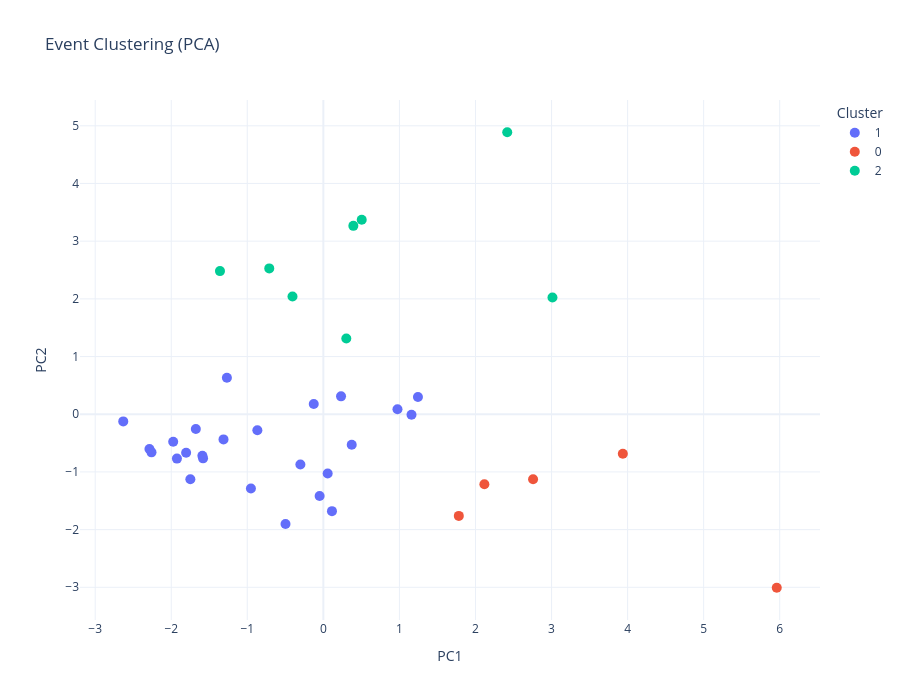

The code cell stored with this chart in its notebook:
### Code cell
import pandas as pd
import numpy as np
from pathlib import Path

from sklearn.cluster import KMeans
from sklearn.decomposition import PCA

import plotly.express as px

# ============================================================
# Config
# ============================================================
BASE_DIR = Path("./")

INPUT_FILE = BASE_DIR / "event_representation_matrix_window0_scaled.csv"

OUT_DIR = BASE_DIR / "event_clustering_outputs"
OUT_DIR.mkdir(exist_ok=True)

N_CLUSTERS = 3
RANDOM_STATE = 42

# ============================================================
# 1. Load
# ============================================================
df = pd.read_csv(INPUT_FILE)
df["Date"] = pd.to_datetime(df["Date"])

feature_cols = [col for col in df.columns if col != "Date"]
X = df[feature_cols].values

print(f"[INFO] N events: {len(df)}")
print(f"[INFO] Features: {feature_cols}")

# ============================================================
# 2. KMeans Clustering
# ============================================================
kmeans = KMeans(
    n_clusters=N_CLUSTERS,
    random_state=RANDOM_STATE,
    n_init=20
)

labels = kmeans.fit_predict(X)
df["Cluster"] = labels.astype(str)   # plotly color 구분용 문자열 변환

# ============================================================
# 3. Cluster Centroid
# ============================================================
centroids = pd.DataFrame(
    kmeans.cluster_centers_,
    columns=feature_cols
)
centroids["Cluster"] = range(N_CLUSTERS)

# ============================================================
# 4. PCA (2D 시각화용)
# ============================================================
pca = PCA(n_components=2)
X_pca = pca.fit_transform(X)

df["PC1"] = X_pca[:, 0]
df["PC2"] = X_pca[:, 1]

# hover에 보기 좋게 날짜 문자열 추가
df["Date_str"] = df["Date"].dt.strftime("%Y-%m-%d")

# ============================================================
# 5. Save
# ============================================================
df.to_csv(OUT_DIR / "event_cluster_result.csv", index=False)
centroids.to_csv(OUT_DIR / "event_cluster_centroids.csv", index=False)

df[["Date", "Cluster", "PC1", "PC2"]].to_csv(
    OUT_DIR / "event_cluster_pca.csv", index=False
)

# ============================================================
# 6. Interactive Plot (Plotly)
# ============================================================
fig = px.scatter(
    df,
    x="PC1",
    y="PC2",
    color="Cluster",
    hover_data={
        "Date_str": True,
        "Cluster": True,
        "PC1": ':.4f',
        "PC2": ':.4f',
        "Date": False
    },
    title="Event Clustering (PCA)",
    width=900,
    height=700
)

fig.update_traces(
    marker=dict(size=10),
    selector=dict(mode="markers")
)

fig.update_layout(
    xaxis_title="PC1",
    yaxis_title="PC2",
    legend_title="Cluster",
    template="plotly_white"
)

# HTML 저장
fig.write_html(OUT_DIR / "event_cluster_pca_interactive.html")

print("[INFO] Clustering done")
print(f"[INFO] Interactive plot saved to: {OUT_DIR / 'event_cluster_pca_interactive.html'}")

# VS Code / Jupyter에서 바로 표시
fig.show()

### Figure 1 — Plotly figure (JSON) as saved in the notebook; plotly's stock layout.template omitted (floating-point values rounded to 4 significant figures)
{"data": [{"customdata": [["2020-10-22", "1", "2020-10-22T00:00:00"], ["2020-10-28", "1", "2020-10-28T00:00:00"], ["2020-11-04", "1", "2020-11-04T00:00:00"], ["2021-02-01", "1", "2021-02-01T00:00:00"], ["2021-06-17", "1", "2021-06-17T00:00:00"], ["2022-03-01", "1", "2022-03-01T00:00:00"], ["2022-03-07", "1", "2022-03-07T00:00:00"], ["2022-06-13", "1", "2022-06-13T00:00:00"], ["2022-07-28", "1", "2022-07-28T00:00:00"], ["2022-11-10", "1", "2022-11-10T00:00:00"], ["2022-11-17", "1", "2022-11-17T00:00:00"], ["2022-12-20", "1", "2022-12-20T00:00:00"], ["2023-01-03", "1", "2023-01-03T00:00:00"], ["2023-05-11", "1", "2023-05-11T00:00:00"], ["2023-10-02", "1", "2023-10-02T00:00:00"], ["2023-10-16", "1", "2023-10-16T00:00:00"], ["2024-02-15", "1", "2024-02-15T00:00:00"], ["2024-04-10", "1", "2024-04-10T00:00:00"], ["2024-04-30", "1", "2024-04-30T00:00:00"], ["2024-11-06", "1", "2024-11-06T00:00:00"], ["2025-01-13", "1", "2025-01-13T00:00:00"], ["2025-02-03", "1", "2025-02-03T00:00:00"], ["2025-04-03", "1", "2025-04-03T00:00:00"], ["2025-11-13", "1", "2025-11-13T00:00:00"], ["2025-12-29", "1", "2025-12-29T00:00:00"]], "hovertemplate": "Cluster=%{customdata[1]}<br>PC1=%{x:.4f}<br>PC2=%{y:.4f}<br>Date_str=%{customdata[0]}<extra></extra>", "legendgroup": "1", "marker": {"color": "#636efa", "size": 10, "symbol": "circle"}, "mode": "markers", "name": "1", "orientation": "v", "showlegend": true, "type": "scatter", "x": [1.243, 1.159, -0.1266, -1.591, -0.9524, -1.268, -2.26, -1.313, -1.926, -1.677, 0.2324, 0.113, -2.631, -1.749, -0.3023, -1.974, -0.04933, 0.3729, -2.287, -1.582, 0.05638, -1.805, 0.9745, -0.8678, -0.4978], "xaxis": "x", "y": [0.299, -0.008644, 0.1762, -0.7206, -1.288, 0.6316, -0.661, -0.4362, -0.7694, -0.2565, 0.3099, -1.68, -0.1239, -1.127, -0.8728, -0.4777, -1.418, -0.5299, -0.6015, -0.7645, -1.029, -0.6685, 0.08519, -0.278, -1.904], "yaxis": "y"}, {"customdata": [["2020-11-09", "0", "2020-11-09T00:00:00"], ["2024-08-05", "0", "2024-08-05T00:00:00"], ["2024-12-18", "0", "2024-12-18T00:00:00"], ["2025-07-08", "0", "2025-07-08T00:00:00"], ["2025-07-31", "0", "2025-07-31T00:00:00"]], "hovertemplate": "Cluster=%{customdata[1]}<br>PC1=%{x:.4f}<br>PC2=%{y:.4f}<br>Date_str=%{customdata[0]}<extra></extra>", "legendgroup": "0", "marker": {"color": "#EF553B", "size": 10, "symbol": "circle"}, "mode": "markers", "name": "0", "orientation": "v", "showlegend": true, "type": "scatter", "x": [2.757, 1.781, 2.117, 3.937, 5.961], "xaxis": "x", "y": [-1.128, -1.762, -1.215, -0.686, -3.008], "yaxis": "y"}, {"customdata": [["2022-03-02", "2", "2022-03-02T00:00:00"], ["2022-09-13", "2", "2022-09-13T00:00:00"], ["2022-12-15", "2", "2022-12-15T00:00:00"], ["2025-04-08", "2", "2025-04-08T00:00:00"], ["2025-07-09", "2", "2025-07-09T00:00:00"], ["2025-09-02", "2", "2025-09-02T00:00:00"], ["2025-11-17", "2", "2025-11-17T00:00:00"], ["2025-11-24", "2", "2025-11-24T00:00:00"]], "hovertemplate": "Cluster=%{customdata[1]}<br>PC1=%{x:.4f}<br>PC2=%{y:.4f}<br>Date_str=%{customdata[0]}<extra></extra>", "legendgroup": "2", "marker": {"color": "#00cc96", "size": 10, "symbol": "circle"}, "mode": "markers", "name": "2", "orientation": "v", "showlegend": true, "type": "scatter", "x": [3.012, -0.7115, 0.5043, 0.3941, 2.418, 0.3016, -0.4059, -1.359], "xaxis": "x", "y": [2.024, 2.528, 3.372, 3.265, 4.888, 1.313, 2.041, 2.481], "yaxis": "y"}], "layout": {"height": 700, "legend": {"title": {"text": "Cluster"}, "tracegroupgap": 0}, "title": {"text": "Event Clustering (PCA)"}, "width": 900, "xaxis": {"anchor": "y", "domain": [0, 1], "title": {"text": "PC1"}}, "yaxis": {"anchor": "x", "domain": [0, 1], "title": {"text": "PC2"}}}}
